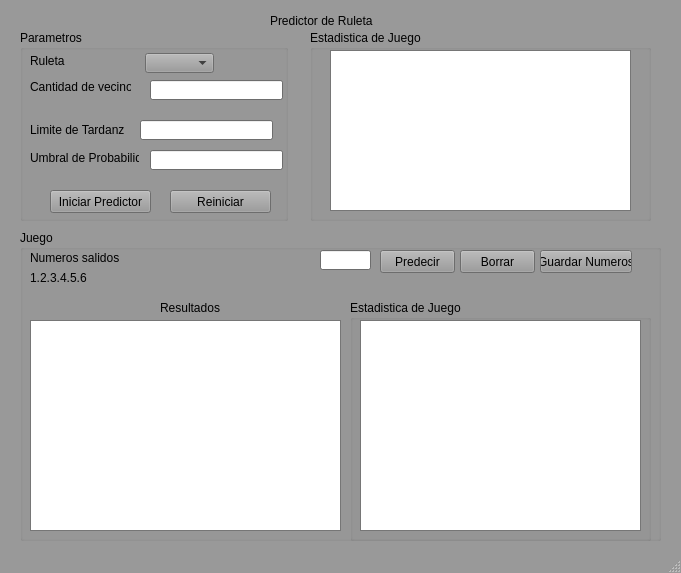
<?xml version="1.0" encoding="UTF-8"?>
<ui version="4.0">
 <class>Gui_Predictor</class>
 <widget class="QMainWindow" name="Gui_Predictor">
  <property name="geometry">
   <rect>
    <x>0</x>
    <y>0</y>
    <width>681</width>
    <height>573</height>
   </rect>
  </property>
  <property name="palette">
   <palette>
    <active>
     <colorrole role="WindowText">
      <brush brushstyle="SolidPattern">
       <color alpha="255">
        <red>0</red>
        <green>0</green>
        <blue>0</blue>
       </color>
      </brush>
     </colorrole>
     <colorrole role="Button">
      <brush brushstyle="SolidPattern">
       <color alpha="255">
        <red>153</red>
        <green>153</green>
        <blue>153</blue>
       </color>
      </brush>
     </colorrole>
     <colorrole role="Light">
      <brush brushstyle="SolidPattern">
       <color alpha="255">
        <red>229</red>
        <green>229</green>
        <blue>229</blue>
       </color>
      </brush>
     </colorrole>
     <colorrole role="Midlight">
      <brush brushstyle="SolidPattern">
       <color alpha="255">
        <red>191</red>
        <green>191</green>
        <blue>191</blue>
       </color>
      </brush>
     </colorrole>
     <colorrole role="Dark">
      <brush brushstyle="SolidPattern">
       <color alpha="255">
        <red>76</red>
        <green>76</green>
        <blue>76</blue>
       </color>
      </brush>
     </colorrole>
     <colorrole role="Mid">
      <brush brushstyle="SolidPattern">
       <color alpha="255">
        <red>102</red>
        <green>102</green>
        <blue>102</blue>
       </color>
      </brush>
     </colorrole>
     <colorrole role="Text">
      <brush brushstyle="SolidPattern">
       <color alpha="255">
        <red>0</red>
        <green>0</green>
        <blue>0</blue>
       </color>
      </brush>
     </colorrole>
     <colorrole role="BrightText">
      <brush brushstyle="SolidPattern">
       <color alpha="255">
        <red>255</red>
        <green>255</green>
        <blue>255</blue>
       </color>
      </brush>
     </colorrole>
     <colorrole role="ButtonText">
      <brush brushstyle="SolidPattern">
       <color alpha="255">
        <red>0</red>
        <green>0</green>
        <blue>0</blue>
       </color>
      </brush>
     </colorrole>
     <colorrole role="Base">
      <brush brushstyle="SolidPattern">
       <color alpha="255">
        <red>255</red>
        <green>255</green>
        <blue>255</blue>
       </color>
      </brush>
     </colorrole>
     <colorrole role="Window">
      <brush brushstyle="SolidPattern">
       <color alpha="255">
        <red>153</red>
        <green>153</green>
        <blue>153</blue>
       </color>
      </brush>
     </colorrole>
     <colorrole role="Shadow">
      <brush brushstyle="SolidPattern">
       <color alpha="255">
        <red>0</red>
        <green>0</green>
        <blue>0</blue>
       </color>
      </brush>
     </colorrole>
     <colorrole role="AlternateBase">
      <brush brushstyle="SolidPattern">
       <color alpha="255">
        <red>204</red>
        <green>204</green>
        <blue>204</blue>
       </color>
      </brush>
     </colorrole>
     <colorrole role="ToolTipBase">
      <brush brushstyle="SolidPattern">
       <color alpha="255">
        <red>255</red>
        <green>255</green>
        <blue>220</blue>
       </color>
      </brush>
     </colorrole>
     <colorrole role="ToolTipText">
      <brush brushstyle="SolidPattern">
       <color alpha="255">
        <red>0</red>
        <green>0</green>
        <blue>0</blue>
       </color>
      </brush>
     </colorrole>
     <colorrole role="PlaceholderText">
      <brush brushstyle="SolidPattern">
       <color alpha="128">
        <red>0</red>
        <green>0</green>
        <blue>0</blue>
       </color>
      </brush>
     </colorrole>
    </active>
    <inactive>
     <colorrole role="WindowText">
      <brush brushstyle="SolidPattern">
       <color alpha="255">
        <red>0</red>
        <green>0</green>
        <blue>0</blue>
       </color>
      </brush>
     </colorrole>
     <colorrole role="Button">
      <brush brushstyle="SolidPattern">
       <color alpha="255">
        <red>153</red>
        <green>153</green>
        <blue>153</blue>
       </color>
      </brush>
     </colorrole>
     <colorrole role="Light">
      <brush brushstyle="SolidPattern">
       <color alpha="255">
        <red>229</red>
        <green>229</green>
        <blue>229</blue>
       </color>
      </brush>
     </colorrole>
     <colorrole role="Midlight">
      <brush brushstyle="SolidPattern">
       <color alpha="255">
        <red>191</red>
        <green>191</green>
        <blue>191</blue>
       </color>
      </brush>
     </colorrole>
     <colorrole role="Dark">
      <brush brushstyle="SolidPattern">
       <color alpha="255">
        <red>76</red>
        <green>76</green>
        <blue>76</blue>
       </color>
      </brush>
     </colorrole>
     <colorrole role="Mid">
      <brush brushstyle="SolidPattern">
       <color alpha="255">
        <red>102</red>
        <green>102</green>
        <blue>102</blue>
       </color>
      </brush>
     </colorrole>
     <colorrole role="Text">
      <brush brushstyle="SolidPattern">
       <color alpha="255">
        <red>0</red>
        <green>0</green>
        <blue>0</blue>
       </color>
      </brush>
     </colorrole>
     <colorrole role="BrightText">
      <brush brushstyle="SolidPattern">
       <color alpha="255">
        <red>255</red>
        <green>255</green>
        <blue>255</blue>
       </color>
      </brush>
     </colorrole>
     <colorrole role="ButtonText">
      <brush brushstyle="SolidPattern">
       <color alpha="255">
        <red>0</red>
        <green>0</green>
        <blue>0</blue>
       </color>
      </brush>
     </colorrole>
     <colorrole role="Base">
      <brush brushstyle="SolidPattern">
       <color alpha="255">
        <red>255</red>
        <green>255</green>
        <blue>255</blue>
       </color>
      </brush>
     </colorrole>
     <colorrole role="Window">
      <brush brushstyle="SolidPattern">
       <color alpha="255">
        <red>153</red>
        <green>153</green>
        <blue>153</blue>
       </color>
      </brush>
     </colorrole>
     <colorrole role="Shadow">
      <brush brushstyle="SolidPattern">
       <color alpha="255">
        <red>0</red>
        <green>0</green>
        <blue>0</blue>
       </color>
      </brush>
     </colorrole>
     <colorrole role="AlternateBase">
      <brush brushstyle="SolidPattern">
       <color alpha="255">
        <red>204</red>
        <green>204</green>
        <blue>204</blue>
       </color>
      </brush>
     </colorrole>
     <colorrole role="ToolTipBase">
      <brush brushstyle="SolidPattern">
       <color alpha="255">
        <red>255</red>
        <green>255</green>
        <blue>220</blue>
       </color>
      </brush>
     </colorrole>
     <colorrole role="ToolTipText">
      <brush brushstyle="SolidPattern">
       <color alpha="255">
        <red>0</red>
        <green>0</green>
        <blue>0</blue>
       </color>
      </brush>
     </colorrole>
     <colorrole role="PlaceholderText">
      <brush brushstyle="SolidPattern">
       <color alpha="128">
        <red>0</red>
        <green>0</green>
        <blue>0</blue>
       </color>
      </brush>
     </colorrole>
    </inactive>
    <disabled>
     <colorrole role="WindowText">
      <brush brushstyle="SolidPattern">
       <color alpha="255">
        <red>76</red>
        <green>76</green>
        <blue>76</blue>
       </color>
      </brush>
     </colorrole>
     <colorrole role="Button">
      <brush brushstyle="SolidPattern">
       <color alpha="255">
        <red>153</red>
        <green>153</green>
        <blue>153</blue>
       </color>
      </brush>
     </colorrole>
     <colorrole role="Light">
      <brush brushstyle="SolidPattern">
       <color alpha="255">
        <red>229</red>
        <green>229</green>
        <blue>229</blue>
       </color>
      </brush>
     </colorrole>
     <colorrole role="Midlight">
      <brush brushstyle="SolidPattern">
       <color alpha="255">
        <red>191</red>
        <green>191</green>
        <blue>191</blue>
       </color>
      </brush>
     </colorrole>
     <colorrole role="Dark">
      <brush brushstyle="SolidPattern">
       <color alpha="255">
        <red>76</red>
        <green>76</green>
        <blue>76</blue>
       </color>
      </brush>
     </colorrole>
     <colorrole role="Mid">
      <brush brushstyle="SolidPattern">
       <color alpha="255">
        <red>102</red>
        <green>102</green>
        <blue>102</blue>
       </color>
      </brush>
     </colorrole>
     <colorrole role="Text">
      <brush brushstyle="SolidPattern">
       <color alpha="255">
        <red>76</red>
        <green>76</green>
        <blue>76</blue>
       </color>
      </brush>
     </colorrole>
     <colorrole role="BrightText">
      <brush brushstyle="SolidPattern">
       <color alpha="255">
        <red>255</red>
        <green>255</green>
        <blue>255</blue>
       </color>
      </brush>
     </colorrole>
     <colorrole role="ButtonText">
      <brush brushstyle="SolidPattern">
       <color alpha="255">
        <red>76</red>
        <green>76</green>
        <blue>76</blue>
       </color>
      </brush>
     </colorrole>
     <colorrole role="Base">
      <brush brushstyle="SolidPattern">
       <color alpha="255">
        <red>153</red>
        <green>153</green>
        <blue>153</blue>
       </color>
      </brush>
     </colorrole>
     <colorrole role="Window">
      <brush brushstyle="SolidPattern">
       <color alpha="255">
        <red>153</red>
        <green>153</green>
        <blue>153</blue>
       </color>
      </brush>
     </colorrole>
     <colorrole role="Shadow">
      <brush brushstyle="SolidPattern">
       <color alpha="255">
        <red>0</red>
        <green>0</green>
        <blue>0</blue>
       </color>
      </brush>
     </colorrole>
     <colorrole role="AlternateBase">
      <brush brushstyle="SolidPattern">
       <color alpha="255">
        <red>153</red>
        <green>153</green>
        <blue>153</blue>
       </color>
      </brush>
     </colorrole>
     <colorrole role="ToolTipBase">
      <brush brushstyle="SolidPattern">
       <color alpha="255">
        <red>255</red>
        <green>255</green>
        <blue>220</blue>
       </color>
      </brush>
     </colorrole>
     <colorrole role="ToolTipText">
      <brush brushstyle="SolidPattern">
       <color alpha="255">
        <red>0</red>
        <green>0</green>
        <blue>0</blue>
       </color>
      </brush>
     </colorrole>
     <colorrole role="PlaceholderText">
      <brush brushstyle="SolidPattern">
       <color alpha="128">
        <red>0</red>
        <green>0</green>
        <blue>0</blue>
       </color>
      </brush>
     </colorrole>
    </disabled>
   </palette>
  </property>
  <property name="windowTitle">
   <string>Predictor</string>
  </property>
  <widget class="QWidget" name="centralwidget">
   <widget class="QGroupBox" name="groupBox">
    <property name="geometry">
     <rect>
      <x>20</x>
      <y>30</y>
      <width>268</width>
      <height>191</height>
     </rect>
    </property>
    <property name="title">
     <string>Parametros</string>
    </property>
    <widget class="QComboBox" name="comboBoxRuleta">
     <property name="geometry">
      <rect>
       <x>125</x>
       <y>23</y>
       <width>69</width>
       <height>20</height>
      </rect>
     </property>
    </widget>
    <widget class="QLabel" name="label">
     <property name="geometry">
      <rect>
       <x>10</x>
       <y>23</y>
       <width>35</width>
       <height>16</height>
      </rect>
     </property>
     <property name="text">
      <string>Ruleta:</string>
     </property>
    </widget>
    <widget class="QLabel" name="label_2">
     <property name="geometry">
      <rect>
       <x>10</x>
       <y>49</y>
       <width>101</width>
       <height>16</height>
      </rect>
     </property>
     <property name="text">
      <string>Cantidad de vecinos:</string>
     </property>
    </widget>
    <widget class="QLabel" name="label_3">
     <property name="geometry">
      <rect>
       <x>10</x>
       <y>92</y>
       <width>94</width>
       <height>16</height>
      </rect>
     </property>
     <property name="text">
      <string>Limite de Tardanza:</string>
     </property>
    </widget>
    <widget class="QLabel" name="label_4">
     <property name="geometry">
      <rect>
       <x>10</x>
       <y>120</y>
       <width>109</width>
       <height>16</height>
      </rect>
     </property>
     <property name="text">
      <string>Umbral de Probabilidad</string>
     </property>
    </widget>
    <widget class="QLineEdit" name="lineEdit">
     <property name="geometry">
      <rect>
       <x>130</x>
       <y>50</y>
       <width>133</width>
       <height>20</height>
      </rect>
     </property>
    </widget>
    <widget class="QLineEdit" name="lineEdit_2">
     <property name="geometry">
      <rect>
       <x>120</x>
       <y>90</y>
       <width>133</width>
       <height>20</height>
      </rect>
     </property>
    </widget>
    <widget class="QLineEdit" name="lineEdit_3">
     <property name="geometry">
      <rect>
       <x>130</x>
       <y>120</y>
       <width>133</width>
       <height>20</height>
      </rect>
     </property>
    </widget>
    <widget class="QPushButton" name="pushButton">
     <property name="geometry">
      <rect>
       <x>30</x>
       <y>160</y>
       <width>101</width>
       <height>23</height>
      </rect>
     </property>
     <property name="text">
      <string>Iniciar Predictor</string>
     </property>
    </widget>
    <widget class="QPushButton" name="pushButton_2">
     <property name="geometry">
      <rect>
       <x>150</x>
       <y>160</y>
       <width>101</width>
       <height>23</height>
      </rect>
     </property>
     <property name="text">
      <string>Reiniciar</string>
     </property>
    </widget>
   </widget>
   <widget class="QGroupBox" name="groupBox_2">
    <property name="geometry">
     <rect>
      <x>310</x>
      <y>30</y>
      <width>341</width>
      <height>191</height>
     </rect>
    </property>
    <property name="title">
     <string>Estadistica de Juego</string>
    </property>
    <widget class="QTableWidget" name="tableWidget">
     <property name="geometry">
      <rect>
       <x>20</x>
       <y>20</y>
       <width>301</width>
       <height>161</height>
      </rect>
     </property>
    </widget>
   </widget>
   <widget class="QGroupBox" name="groupBox_3">
    <property name="geometry">
     <rect>
      <x>20</x>
      <y>230</y>
      <width>641</width>
      <height>311</height>
     </rect>
    </property>
    <property name="title">
     <string>Juego</string>
    </property>
    <widget class="QLineEdit" name="lineEdit_4">
     <property name="geometry">
      <rect>
       <x>300</x>
       <y>20</y>
       <width>51</width>
       <height>20</height>
      </rect>
     </property>
    </widget>
    <widget class="QPushButton" name="pushButton_3">
     <property name="geometry">
      <rect>
       <x>360</x>
       <y>20</y>
       <width>75</width>
       <height>23</height>
      </rect>
     </property>
     <property name="text">
      <string>Predecir</string>
     </property>
    </widget>
    <widget class="QPushButton" name="pushButton_4">
     <property name="geometry">
      <rect>
       <x>440</x>
       <y>20</y>
       <width>75</width>
       <height>23</height>
      </rect>
     </property>
     <property name="text">
      <string>Borrar</string>
     </property>
    </widget>
    <widget class="QPushButton" name="pushButton_5">
     <property name="geometry">
      <rect>
       <x>520</x>
       <y>20</y>
       <width>92</width>
       <height>23</height>
      </rect>
     </property>
     <property name="text">
      <string>Guardar Numeros</string>
     </property>
    </widget>
    <widget class="QLabel" name="label_5">
     <property name="geometry">
      <rect>
       <x>10</x>
       <y>20</y>
       <width>91</width>
       <height>16</height>
      </rect>
     </property>
     <property name="text">
      <string>Numeros salidos</string>
     </property>
    </widget>
    <widget class="QLabel" name="label_6">
     <property name="geometry">
      <rect>
       <x>10</x>
       <y>40</y>
       <width>91</width>
       <height>16</height>
      </rect>
     </property>
     <property name="text">
      <string>1.2.3.4.5.6</string>
     </property>
    </widget>
    <widget class="QListView" name="listView">
     <property name="geometry">
      <rect>
       <x>10</x>
       <y>90</y>
       <width>311</width>
       <height>211</height>
      </rect>
     </property>
    </widget>
    <widget class="QLabel" name="label_7">
     <property name="geometry">
      <rect>
       <x>140</x>
       <y>70</y>
       <width>61</width>
       <height>16</height>
      </rect>
     </property>
     <property name="text">
      <string>Resultados</string>
     </property>
    </widget>
    <widget class="QGroupBox" name="groupBox_4">
     <property name="geometry">
      <rect>
       <x>330</x>
       <y>70</y>
       <width>301</width>
       <height>241</height>
      </rect>
     </property>
     <property name="title">
      <string>Estadistica de Juego</string>
     </property>
     <widget class="QTableView" name="tableView">
      <property name="geometry">
       <rect>
        <x>10</x>
        <y>20</y>
        <width>281</width>
        <height>211</height>
       </rect>
      </property>
     </widget>
    </widget>
   </widget>
   <widget class="QLabel" name="label_8">
    <property name="geometry">
     <rect>
      <x>270</x>
      <y>10</y>
      <width>111</width>
      <height>21</height>
     </rect>
    </property>
    <property name="text">
     <string>Predictor de Ruleta</string>
    </property>
   </widget>
  </widget>
  <widget class="QStatusBar" name="statusbar"/>
 </widget>
 <resources/>
 <connections/>
</ui>
